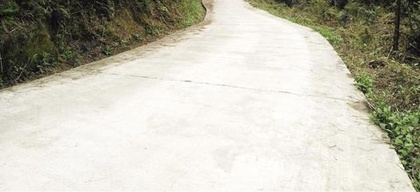
%> input picture Data2/3.JPG, 420 x 192 px, shrunk from 631 x 289 before the run
$ octave myhsv.m   (GNU Octave 9; MATLAB toolbox functions it lacks are replaced by stand-ins)
%> lines starting %> are read from the running program, lines starting %| are printed output that depends on the picture
### my_rgb2hsv.m
function [H,S,V] = my_rgb2hsv(R,G,B)
    [m,n] = size(R);
    %%图像的RGB2HSV
    H=zeros(m,n);   %色相角
    S=zeros(m,n);   %饱和度
    V=zeros(m,n);   %明度
    for i=1:m
       for j=1:n
           r=R(i,j);
           g=G(i,j);
           b=B(i,j);
           MAX=max([r,g,b]);
           MIN=min([r,g,b]);

           if MAX==MIN
                H(i,j)=0;
           elseif MAX==r && g>=b
                H(i,j)=60*(g-b)/(MAX-MIN);
           elseif MAX==r && g<b
                H(i,j)=60*(g-b)/(MAX-MIN)+360;
           elseif MAX==g
                H(i,j)=60*(b-r)/(MAX-MIN)+120;
           elseif MAX==b
                H(i,j)=60*(r-g)/(MAX-MIN)+240;
           end

           if MAX==0
                S(i,j)=0;
           else
                S(i,j)=1-MIN/MAX;
           end

           V(i,j)=MAX;
       end
    end
    H = double(H) / 360;
end

### myhsv.m


clear all;
close all;
clc;

rgb = imread('Data2/3.JPG');
%> rgb is the input picture: size 192x420x3 uint8; mean R, G, B 193.9, 191.7, 178.2
rgb = double(rgb)/255;
%> rgb: size 192x420x3 double

R=rgb(:,:,1);
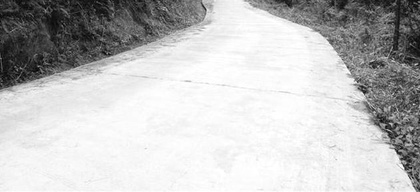
%> R: size 192x420 double; min 0.00784, max 1, mean 0.76
G=rgb(:,:,2);
B=rgb(:,:,3);
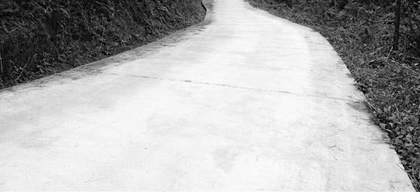
%> B: size 192x420 double; min 0, max 0.984, mean 0.699

[H,S,V] = my_rgb2hsv(R,G,B);
%> after the loop in my_rgb2hsv, `for i=1:m`:
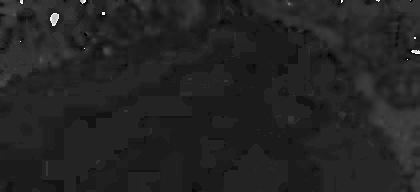
%> H: size 192x420 double; min 0, max 345, mean 48.4; drawn with min black and max white
%> after the loop in my_rgb2hsv, `for i=1:m`:
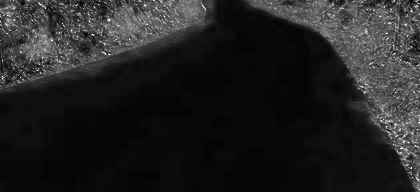
%> S: size 192x420 double; min 0, max 1, mean 0.136
% [R,G,B] = my_hsv2rgb(H,S,V);

%> (the run ends here)

$ run again, with Data2/4.JPG copied over Data2/3.JPG
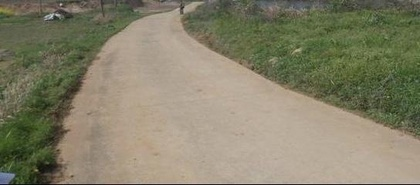
%> input picture Data2/4.JPG, 420 x 185 px, shrunk from 544 x 240 before the run
%> rgb is the input picture: size 185x420x3 uint8; mean R, G, B 133.1, 128.8, 105.7
%> rgb: size 185x420x3 double
%> after the loop in my_rgb2hsv, `for i=1:m`:
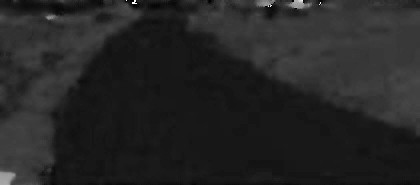
%> H: size 185x420 double; min 0, max 353.3, mean 52.1; drawn with min black and max white
%> after the loop in my_rgb2hsv, `for i=1:m`:
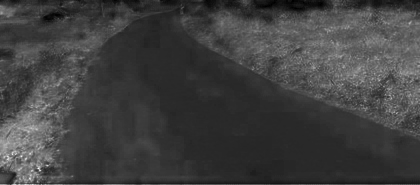
%> S: size 185x420 double; min 0, max 1, mean 0.253

$ run again, with Data2/6.JPG copied over Data2/3.JPG
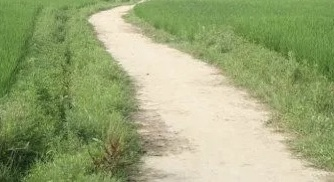
%> input picture Data2/6.JPG, 334 x 182 px
%> rgb is the input picture: size 182x334x3 uint8; mean R, G, B 155.3, 167.2, 118.9
%> rgb: size 182x334x3 double
%> after the loop in my_rgb2hsv, `for i=1:m`:
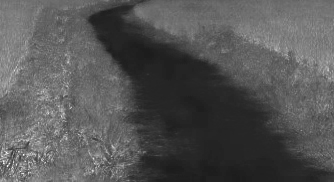
%> S: size 182x334 double; min 0.107, max 1, mean 0.337
%> in my_rgb2hsv, `H = double(H) / 360;`:
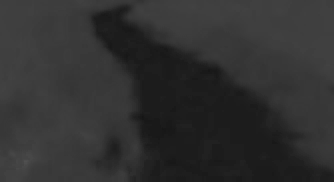
%> H: size 182x334 double; min 0.0833, max 0.316, mean 0.192
